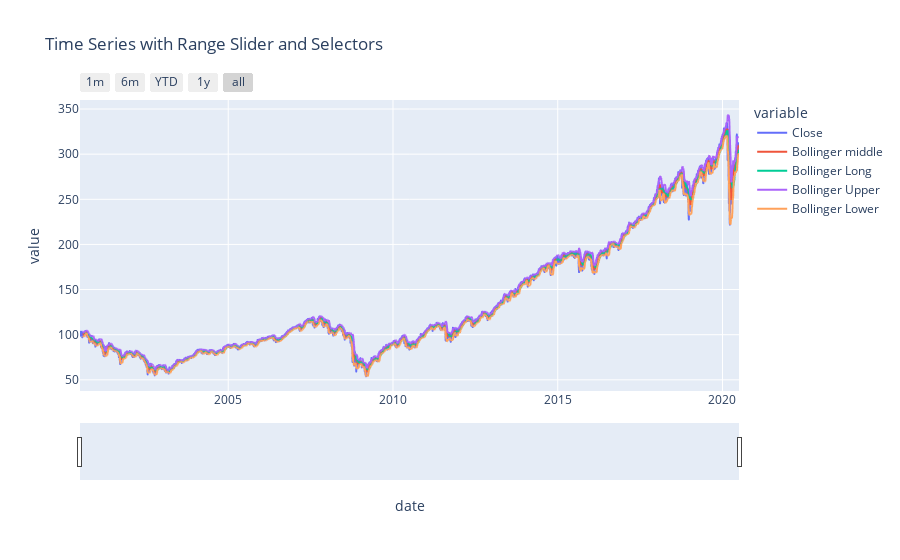

Write notebook code for a chart like this one.
### Code cell
import plotly.graph_objects as go
import pandas as pd

fig = px.line(stock_data_df, x='date', y=['Close','Bollinger middle','Bollinger Long','Bollinger Upper','Bollinger Lower'], 
              title='Time Series with Range Slider and Selectors')

fig.update_xaxes(
    rangeslider_visible=True,
    rangeselector=dict(
        buttons=list([
            dict(count=1, label="1m", step="month", stepmode="backward"),
            dict(count=6, label="6m", step="month", stepmode="backward"),
            dict(count=1, label="YTD", step="year", stepmode="todate"),
            dict(count=1, label="1y", step="year", stepmode="backward"),
            dict(step="all")
        ])
    )
)
fig

### Figure 1 — Plotly figure (JSON) as saved in the notebook; plotly's stock layout.template omitted (floating-point values rounded to 4 significant figures; data arrays with more than 128 entries replaced by an {"elided": "..."} marker saying what was removed)
{"data": [{"hovertemplate": "variable=Close<br>date=%{x}<br>value=%{y}<extra></extra>", "legendgroup": "Close", "line": {"color": "#636efa", "dash": "solid"}, "mode": "lines", "name": "Close", "showlegend": true, "type": "scattergl", "x": {"elided": "5032 str values"}, "xaxis": "x", "y": {"elided": "5032 float values"}, "yaxis": "y"}, {"hovertemplate": "variable=Bollinger middle<br>date=%{x}<br>value=%{y}<extra></extra>", "legendgroup": "Bollinger middle", "line": {"color": "#EF553B", "dash": "solid"}, "mode": "lines", "name": "Bollinger middle", "showlegend": true, "type": "scattergl", "x": {"elided": "5032 str values"}, "xaxis": "x", "y": {"elided": "5032 float values"}, "yaxis": "y"}, {"hovertemplate": "variable=Bollinger Long<br>date=%{x}<br>value=%{y}<extra></extra>", "legendgroup": "Bollinger Long", "line": {"color": "#00cc96", "dash": "solid"}, "mode": "lines", "name": "Bollinger Long", "showlegend": true, "type": "scattergl", "x": {"elided": "5032 str values"}, "xaxis": "x", "y": {"elided": "5032 float values"}, "yaxis": "y"}, {"hovertemplate": "variable=Bollinger Upper<br>date=%{x}<br>value=%{y}<extra></extra>", "legendgroup": "Bollinger Upper", "line": {"color": "#ab63fa", "dash": "solid"}, "mode": "lines", "name": "Bollinger Upper", "showlegend": true, "type": "scattergl", "x": {"elided": "5032 str values"}, "xaxis": "x", "y": {"elided": "5032 float values"}, "yaxis": "y"}, {"hovertemplate": "variable=Bollinger Lower<br>date=%{x}<br>value=%{y}<extra></extra>", "legendgroup": "Bollinger Lower", "line": {"color": "#FFA15A", "dash": "solid"}, "mode": "lines", "name": "Bollinger Lower", "showlegend": true, "type": "scattergl", "x": {"elided": "5032 str values"}, "xaxis": "x", "y": {"elided": "5032 float values"}, "yaxis": "y"}], "layout": {"legend": {"title": {"text": "variable"}, "tracegroupgap": 0}, "title": {"text": "Time Series with Range Slider and Selectors"}, "xaxis": {"anchor": "y", "domain": [0, 1], "rangeselector": {"buttons": [{"count": 1, "label": "1m", "step": "month", "stepmode": "backward"}, {"count": 6, "label": "6m", "step": "month", "stepmode": "backward"}, {"count": 1, "label": "YTD", "step": "year", "stepmode": "todate"}, {"count": 1, "label": "1y", "step": "year", "stepmode": "backward"}, {"step": "all"}]}, "rangeslider": {"visible": true}, "title": {"text": "date"}}, "yaxis": {"anchor": "x", "domain": [0, 1], "title": {"text": "value"}}}}
